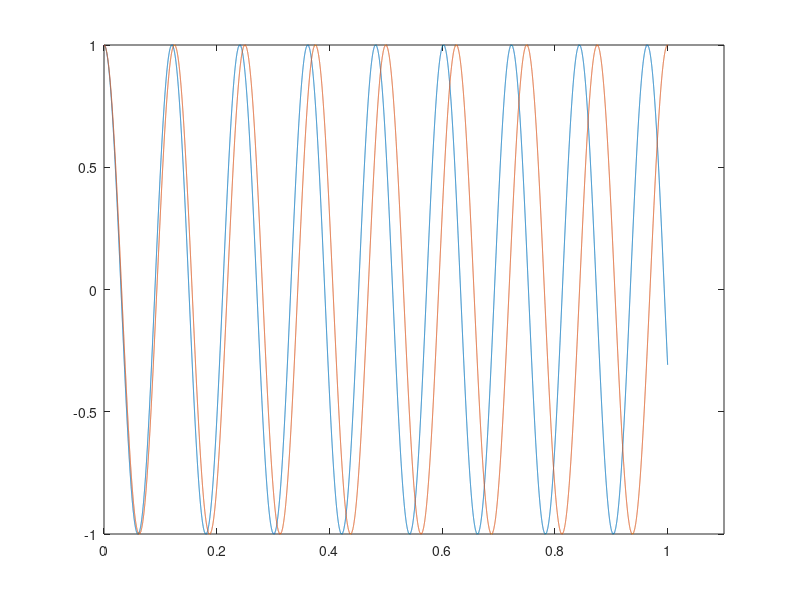

The MATLAB source for this figure:
freq = 8.3;

fc = 44100;

sinc = 1/fc;
nsamples = fc;
freqn = 8;
dur = nsamples*sinc;

t = [0:sinc:dur-sinc];

last = size(t, 2);

y = cos(2*pi*freq*t);
yn = cos(2*pi*freqn*t);

y(last)

ylast = cos(2*pi*freq*t(last))
freqr = freqn+(acos(ylast)/(2*pi*t(last)))

acos(ylast)

plot(t, y, t, yn)
axis([0 1.1 -1 1])